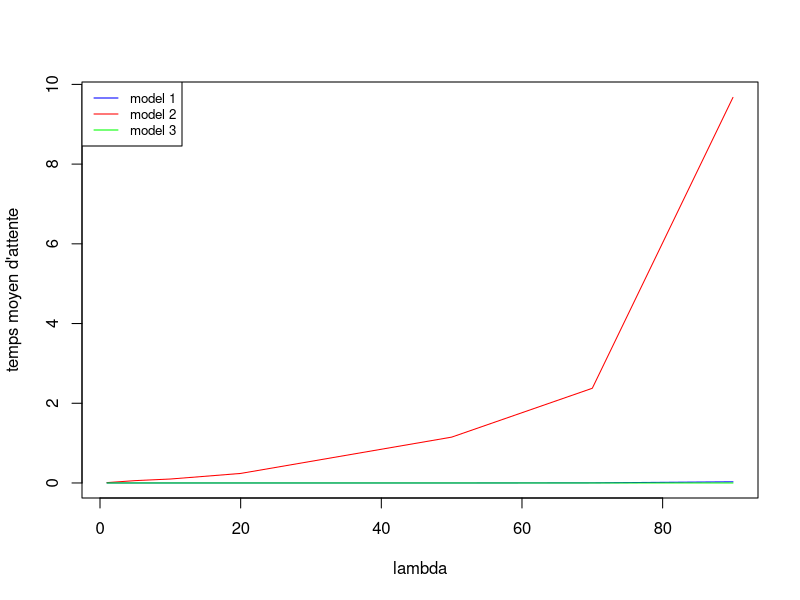

The R script that drew this image:
g = read.table("resultat2.txt")
jpeg("tempsMoy.jpg")
lambda=g$V1
moy2=g$V2
tmoy2=g$V3
t902=g$V4


h=read.table("resultat1.txt")
moy1=h$V2
tmoy1=h$V3
t901=h$V4

f = read.table("resultat3.txt")
moy3=f$V2
tmoy3=f$V3
t903=f$V4

plot(lambda,tmoy2,type="l",,xlab="lambda",ylab="temps moyen d'attente",col="red")
lines(lambda,tmoy1,type="l",col="blue")
lines(lambda,tmoy3,type="l",col="green")
legend("topleft",legend=c("model 1","model 2","model 3"),col=c("blue","red","green"),lty=1:1,cex=0.8)

dev.off()
